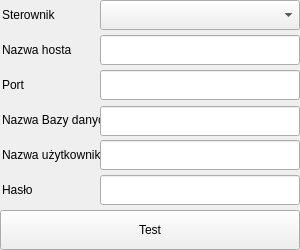
<?xml version="1.0" encoding="UTF-8"?>
<ui version="4.0">
 <class>w_DatabaseConnectionWidget</class>
 <widget class="QWidget" name="w_DatabaseConnectionWidget">
  <property name="geometry">
   <rect>
    <x>0</x>
    <y>0</y>
    <width>300</width>
    <height>250</height>
   </rect>
  </property>
  <property name="minimumSize">
   <size>
    <width>300</width>
    <height>250</height>
   </size>
  </property>
  <property name="maximumSize">
   <size>
    <width>300</width>
    <height>250</height>
   </size>
  </property>
  <property name="windowTitle">
   <string>Form</string>
  </property>
  <widget class="QLabel" name="l_driverName">
   <property name="geometry">
    <rect>
     <x>0</x>
     <y>0</y>
     <width>100</width>
     <height>30</height>
    </rect>
   </property>
   <property name="text">
    <string>Sterownik</string>
   </property>
   <property name="indent">
    <number>2</number>
   </property>
  </widget>
  <widget class="QComboBox" name="f_driverName">
   <property name="geometry">
    <rect>
     <x>100</x>
     <y>0</y>
     <width>200</width>
     <height>30</height>
    </rect>
   </property>
  </widget>
  <widget class="QLabel" name="l_hostName">
   <property name="geometry">
    <rect>
     <x>0</x>
     <y>35</y>
     <width>100</width>
     <height>30</height>
    </rect>
   </property>
   <property name="text">
    <string>Nazwa hosta</string>
   </property>
   <property name="indent">
    <number>2</number>
   </property>
  </widget>
  <widget class="QLabel" name="l_Port">
   <property name="geometry">
    <rect>
     <x>0</x>
     <y>70</y>
     <width>100</width>
     <height>30</height>
    </rect>
   </property>
   <property name="text">
    <string>Port</string>
   </property>
   <property name="indent">
    <number>2</number>
   </property>
  </widget>
  <widget class="QLabel" name="l_dbName">
   <property name="geometry">
    <rect>
     <x>0</x>
     <y>105</y>
     <width>100</width>
     <height>30</height>
    </rect>
   </property>
   <property name="text">
    <string>Nazwa Bazy danych</string>
   </property>
   <property name="indent">
    <number>2</number>
   </property>
  </widget>
  <widget class="QLabel" name="l_userName">
   <property name="geometry">
    <rect>
     <x>0</x>
     <y>140</y>
     <width>100</width>
     <height>30</height>
    </rect>
   </property>
   <property name="text">
    <string>Nazwa użytkownika</string>
   </property>
   <property name="indent">
    <number>2</number>
   </property>
  </widget>
  <widget class="QLabel" name="l_password">
   <property name="geometry">
    <rect>
     <x>0</x>
     <y>175</y>
     <width>100</width>
     <height>30</height>
    </rect>
   </property>
   <property name="text">
    <string>Hasło</string>
   </property>
   <property name="indent">
    <number>2</number>
   </property>
  </widget>
  <widget class="QLineEdit" name="f_hostName">
   <property name="geometry">
    <rect>
     <x>100</x>
     <y>35</y>
     <width>200</width>
     <height>30</height>
    </rect>
   </property>
  </widget>
  <widget class="QLineEdit" name="f_port">
   <property name="geometry">
    <rect>
     <x>100</x>
     <y>70</y>
     <width>200</width>
     <height>30</height>
    </rect>
   </property>
  </widget>
  <widget class="QLineEdit" name="f_dbName">
   <property name="geometry">
    <rect>
     <x>100</x>
     <y>106</y>
     <width>200</width>
     <height>30</height>
    </rect>
   </property>
  </widget>
  <widget class="QLineEdit" name="f_userName">
   <property name="geometry">
    <rect>
     <x>100</x>
     <y>140</y>
     <width>200</width>
     <height>30</height>
    </rect>
   </property>
  </widget>
  <widget class="QLineEdit" name="f_password">
   <property name="geometry">
    <rect>
     <x>100</x>
     <y>175</y>
     <width>200</width>
     <height>30</height>
    </rect>
   </property>
   <property name="echoMode">
    <enum>QLineEdit::Password</enum>
   </property>
  </widget>
  <widget class="QPushButton" name="testConnectionButton">
   <property name="geometry">
    <rect>
     <x>0</x>
     <y>210</y>
     <width>300</width>
     <height>40</height>
    </rect>
   </property>
   <property name="text">
    <string>Test</string>
   </property>
  </widget>
 </widget>
 <resources/>
 <connections/>
</ui>
